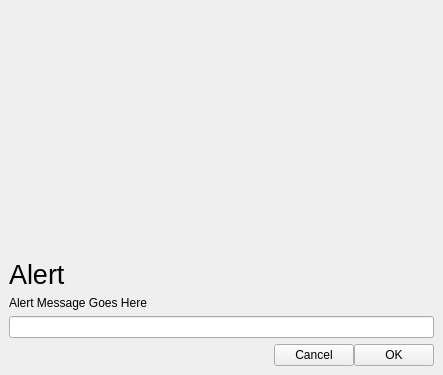
<?xml version="1.0" encoding="UTF-8"?>
<ui version="4.0">
 <class>BrowserDialog</class>
 <widget class="QWidget" name="BrowserDialog">
  <property name="geometry">
   <rect>
    <x>0</x>
    <y>0</y>
    <width>443</width>
    <height>375</height>
   </rect>
  </property>
  <property name="windowTitle">
   <string>Form</string>
  </property>
  <layout class="QVBoxLayout" name="verticalLayout">
   <property name="leftMargin">
    <number>0</number>
   </property>
   <property name="topMargin">
    <number>0</number>
   </property>
   <property name="rightMargin">
    <number>0</number>
   </property>
   <property name="bottomMargin">
    <number>0</number>
   </property>
   <item>
    <widget class="QStackedWidget" name="stackedWidget">
     <property name="currentIndex">
      <number>0</number>
     </property>
     <widget class="QWidget" name="page">
      <layout class="QVBoxLayout" name="verticalLayout_3">
       <property name="spacing">
        <number>0</number>
       </property>
       <property name="leftMargin">
        <number>0</number>
       </property>
       <property name="topMargin">
        <number>0</number>
       </property>
       <property name="rightMargin">
        <number>0</number>
       </property>
       <property name="bottomMargin">
        <number>0</number>
       </property>
       <item>
        <spacer name="verticalSpacer_2">
         <property name="orientation">
          <enum>Qt::Vertical</enum>
         </property>
         <property name="sizeHint" stdset="0">
          <size>
           <width>20</width>
           <height>234</height>
          </size>
         </property>
        </spacer>
       </item>
       <item>
        <widget class="QFrame" name="jsDialogFrame">
         <property name="autoFillBackground">
          <bool>true</bool>
         </property>
         <property name="frameShape">
          <enum>QFrame::NoFrame</enum>
         </property>
         <property name="frameShadow">
          <enum>QFrame::Raised</enum>
         </property>
         <layout class="QVBoxLayout" name="verticalLayout_2">
          <item>
           <widget class="QLabel" name="jsDialogTitle">
            <property name="font">
             <font>
              <pointsize>20</pointsize>
             </font>
            </property>
            <property name="text">
             <string>Alert</string>
            </property>
           </widget>
          </item>
          <item>
           <widget class="QLabel" name="jsDialogMessage">
            <property name="text">
             <string>Alert Message Goes Here</string>
            </property>
           </widget>
          </item>
          <item>
           <widget class="QLineEdit" name="jsPromptEdit"/>
          </item>
          <item>
           <layout class="QHBoxLayout" name="horizontalLayout">
            <property name="spacing">
             <number>0</number>
            </property>
            <item>
             <spacer name="horizontalSpacer_3">
              <property name="orientation">
               <enum>Qt::Horizontal</enum>
              </property>
              <property name="sizeHint" stdset="0">
               <size>
                <width>40</width>
                <height>20</height>
               </size>
              </property>
             </spacer>
            </item>
            <item>
             <widget class="QPushButton" name="jsDialogCancel">
              <property name="text">
               <string>Cancel</string>
              </property>
              <property name="icon">
               <iconset theme="dialog-cancel"/>
              </property>
             </widget>
            </item>
            <item>
             <widget class="QPushButton" name="jsDialogOk">
              <property name="text">
               <string>OK</string>
              </property>
              <property name="icon">
               <iconset theme="dialog-ok"/>
              </property>
             </widget>
            </item>
           </layout>
          </item>
         </layout>
        </widget>
       </item>
      </layout>
     </widget>
    </widget>
   </item>
  </layout>
 </widget>
 <resources/>
 <connections>
  <connection>
   <sender>jsPromptEdit</sender>
   <signal>returnPressed()</signal>
   <receiver>jsDialogOk</receiver>
   <slot>click()</slot>
   <hints>
    <hint type="sourcelabel">
     <x>198</x>
     <y>318</y>
    </hint>
    <hint type="destinationlabel">
     <x>374</x>
     <y>352</y>
    </hint>
   </hints>
  </connection>
 </connections>
</ui>
